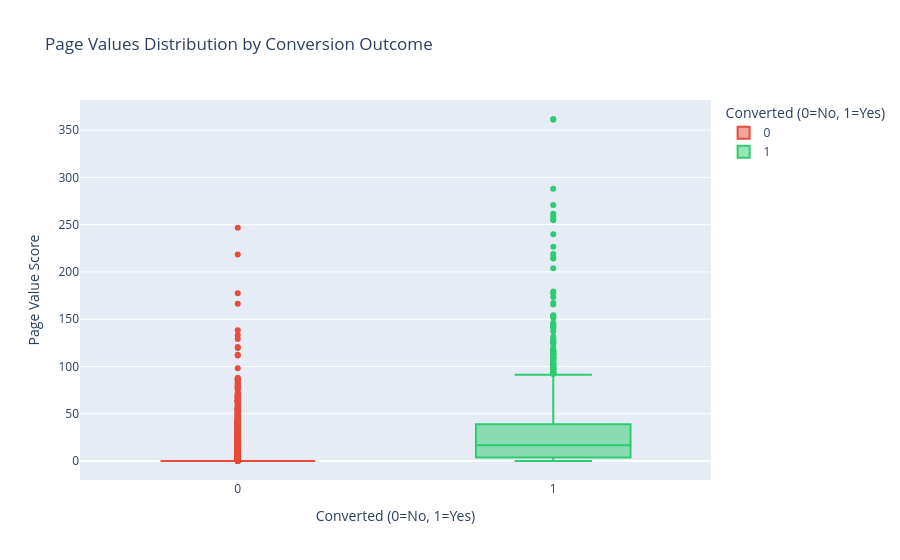

Notebook cell for this chart:
### Code cell
fig = px.box(
    df,
    x='is_conversion',
    y='PageValues',
    title='Page Values Distribution by Conversion Outcome',
    labels={
        'is_conversion': 'Converted (0=No, 1=Yes)',
        'PageValues': 'Page Value Score'
    },
    color='is_conversion',
    color_discrete_map={0: '#e74c3c', 1: '#2ecc71'}
)
fig.write_html('../charts/m2_page_values_conversion.html')
fig.show()

### Figure 1 — Plotly figure (JSON) as saved in the notebook; plotly's stock layout.template omitted (floating-point values rounded to 4 significant figures; data arrays with more than 128 entries replaced by an {"elided": "..."} marker saying what was removed)
{"data": [{"alignmentgroup": "True", "hovertemplate": "Converted (0=No, 1=Yes)=%{x}<br>Page Value Score=%{y}<extra></extra>", "legendgroup": "0", "marker": {"color": "#e74c3c"}, "name": "0", "notched": false, "offsetgroup": "0", "orientation": "v", "showlegend": true, "type": "box", "x": {"elided": "10297 int values"}, "x0": " ", "xaxis": "x", "y": {"elided": "10297 float values"}, "y0": " ", "yaxis": "y"}, {"alignmentgroup": "True", "hovertemplate": "Converted (0=No, 1=Yes)=%{x}<br>Page Value Score=%{y}<extra></extra>", "legendgroup": "1", "marker": {"color": "#2ecc71"}, "name": "1", "notched": false, "offsetgroup": "1", "orientation": "v", "showlegend": true, "type": "box", "x": {"elided": "1908 int values"}, "x0": " ", "xaxis": "x", "y": {"elided": "1908 float values"}, "y0": " ", "yaxis": "y"}], "layout": {"boxmode": "overlay", "legend": {"title": {"text": "Converted (0=No, 1=Yes)"}, "tracegroupgap": 0}, "title": {"text": "Page Values Distribution by Conversion Outcome"}, "xaxis": {"anchor": "y", "categoryarray": [0, 1], "categoryorder": "array", "domain": [0, 1], "title": {"text": "Converted (0=No, 1=Yes)"}}, "yaxis": {"anchor": "x", "domain": [0, 1], "title": {"text": "Page Value Score"}}}}
